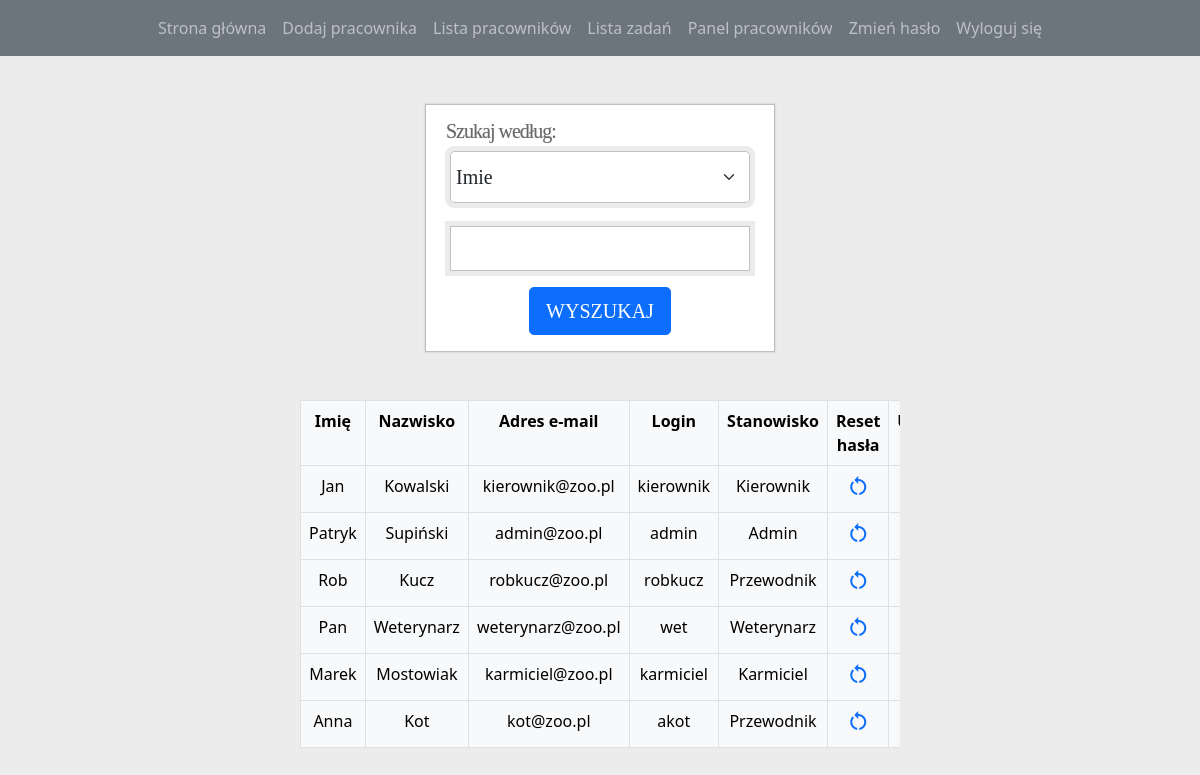
The page /lista.php on the database its author committed.
### tables this page shows
CREATE TABLE `users` (
  `id` int(5) NOT NULL,
  `login` varchar(255) NOT NULL,
  `psw` varchar(255) NOT NULL,
  `email` varchar(255) NOT NULL,
  `stanowisko` varchar(255) DEFAULT NULL,
  `imie` varchar(255) DEFAULT NULL,
  `nazwisko` varchar(255) DEFAULT NULL
);

### lista.php (the view, shortened to what this page needs)
<?php
include_once("connect.php");
if (isset($_POST['szukaj'])) {
    $kolumna = $_POST['kolumna'];
    $wartosc = $_POST['szukaj'];
    if ($kolumna == "imie") {
        $zapytanie = "SELECT * FROM users WHERE imie = '$wartosc'";
        $wynik = $conn->query($zapytanie);
    } elseif ($kolumna == "nazwisko") {
        $zapytanie = "SELECT * FROM users WHERE nazwisko = '$wartosc'";
        $wynik = $conn->query($zapytanie);
    } elseif ($kolumna == "email") {
        $zapytanie = "SELECT * FROM users WHERE email = '$wartosc'";
        $wynik = $conn->query($zapytanie);
    } elseif ($kolumna == "stanowisko") {
        $zapytanie = "SELECT * FROM users WHERE stanowisko = '$wartosc'";
        $wynik = $conn->query($zapytanie);
    }
} else {
    $zapytanie = "SELECT * FROM users";
    $wynik = $conn->query($zapytanie);
}
?>
<!DOCTYPE html>
<html lang="pl">
<head>
    <link rel="stylesheet" href="css/bootstrap.min.css">
    <link rel="stylesheet" type="text/css" href="main.css">
</head>
<body>
    <header>
        <nav class="navbar navbar-dark bg-secondary navbar-expand-sm">
            <div class="collapse navbar-collapse nav justify-content-center" id="menu">
                <ul class="navbar-nav">
                    <li class="nav-item"><a class="nav-link" href="index.php">Strona główna</a></li>
                    <li class="nav-item"><a class="nav-link" href="dodaj.php">Dodaj pracownika</a></li>
                    <li class="nav-item"><a class="nav-link" href="lista.php">Lista pracowników</a></li>
                    <li class="nav-item"><a class="nav-link" href="lista_zadan.php">Lista zadań</a></li>
                    <li class="nav-item"><a class="nav-link" href="login.php">Panel pracowników</a></li>
                    <li class = "nav-item"><a class = "nav-link" href="zmien_haslo.php">Zmień hasło</a></li>
                    <li class="nav-item"><a class="nav-link" href="logout.php">Wyloguj się</a></li>
                </ul>
            </div>
        </nav>
    </header>
    <br><br>
    <main>
            <div class="contaier">
                <div id="formularz">
                    <form action="lista.php" method="post">
                        <div class="mb-3">
                            <label for="kolumna" class="form-label">Szukaj według: </label>
                            <select name="kolumna" id="kolumna" class="form-select">
                                <option value="imie">Imie</option>
                            </select> <br>
                            <div class="mb-3">
                                <input type="text" id="login" name="szukaj" required>
                            </div>
                            <div class="d-flex justify-content-center">
                                <button type="submit" class="btn btn-primary btn-lg">WYSZUKAJ</button>
                            </div>
                        </div>
                    </form>
                </div>
                <br><br>
                <div class="table-responsive text-center offset-md-3 col-md-6 offset-md-3">
                    <?php
                    if ($wynik->num_rows > 0) {
                        echo '<table class="table table-bordered table-light ">
                            <tr>
                            <td><b>Imię</b></td>
                            <td><b>Nazwisko</b></td>
                            <td><b>Adres e-mail</b></td>
                            <td><b>Login</b></td>
                            <td><b>Stanowisko</b></td>
                            <td><b>Reset hasła</b></td>
                            <td><b>Usuń</b></td>
                            </tr>';
                        while ($row = $wynik->fetch_assoc()) {
                            echo "<tr>";
                            echo "<td>" . $row['imie'] . "</td>";
                            echo "<td>" . $row['nazwisko'] . "</td>";
                            echo "<td>" . $row['email'] . "</td>";
                            echo "<td>" . $row['login'] . "</td>";
                            echo "<td>" . $row['stanowisko'] . "</td>";
                            echo "<td><a href=\"reset.php?id=" . $row['id'] . "\"><i class='material-icons' style='color:#0d6efd;'>restart_alt</i></a></td>";
                            echo "<td><a href=\"usun.php?id=" . $row['id'] . "\"><i class='material-icons' style='color:#0d6efd;'>delete</i></a></td>";
                            echo "</tr>";
                        }
                        echo "</table>";
                    }
                    else{
                        echo '<div class="alert alert-dark text-center" role="alert">';
                        echo "BRAK OSÓB O PODANYCH PARAMETRACH";
                        echo '</div>';
                    }
                    ?>
                </div>
            </div>
    </main>
    <br><br>
</body>
</html>

### main.css (style rules this page uses)
body { background-color: #ececec; }
#formularz { width: 350px; margin: auto; padding: 0; background: #fff; border: 1px solid silver; font: 20px calibri; letter-spacing: -1px; padding: 15px 0 0; -webkit-box-shadow: 0 0 2px silver; -moz-box-shadow: 0 0 2px silver; box-shadow: 0 0 2px silver; }
form { margin: 0; }
label { display: block; width: 200px; padding: 0px 20px; color: #696969; font-size: 20px; text-shadow: 0 0 1px silver; }
#login, #psw, #kolumna, #lista, #szukaj, #id_prac, #tresc, #imie, #nazwisko, #email, #stanowisko, #ilosc, #pakiet, #termin, #godzina, #pracownik { font-size: 20px; display: block; margin: auto; width: 300px; padding: 10px 5px; border: 1px solid silver; outline: 5px solid #ebebeb; }

### rows shown on the page
users: imie "Jan", nazwisko "Kowalski", email "kierownik@zoo.pl", login "kierownik", stanowisko "Kierownik"
users: imie "Patryk", nazwisko "Supiński", email "admin@zoo.pl", login "admin", stanowisko "Admin"
users: imie "Rob", nazwisko "Kucz", email "robkucz@zoo.pl", login "robkucz", stanowisko "Przewodnik"
users: imie "Pan", nazwisko "Weterynarz", email "weterynarz@zoo.pl", login "wet", stanowisko "Weterynarz"
users: imie "Marek", nazwisko "Mostowiak", email "karmiciel@zoo.pl", login "karmiciel", stanowisko "Karmiciel"
users: imie "Anna", nazwisko "Kot", email "kot@zoo.pl", login "akot", stanowisko "Przewodnik"
